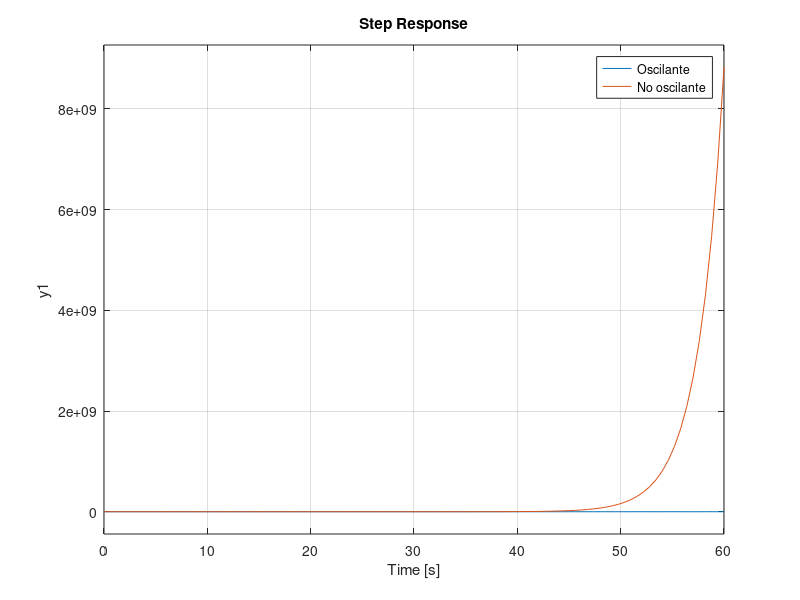
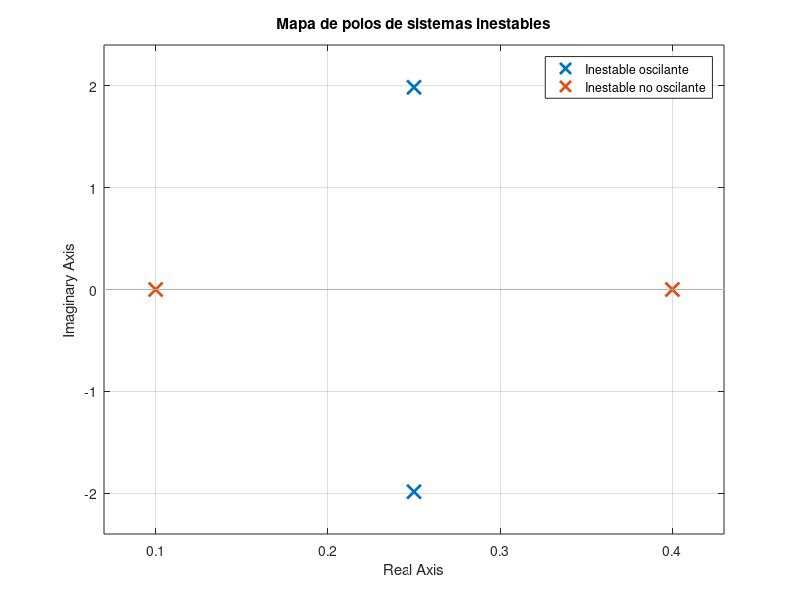

The MATLAB script that drew these images, in order:
s = tf('s');

% Inestable oscilante
G1 = 1 / (s^2 - 0.5*s + 4);

% Inestable no oscilante
G2 = 1 / (25*s^2 - 12.5*s + 1);

step(G1, G2)
legend('Oscilante', 'No oscilante')
grid on

figure;
pzmap(G1, G2);
grid on;
legend('Inestable oscilante', 'Inestable no oscilante');
title('Mapa de polos de sistemas inestables');